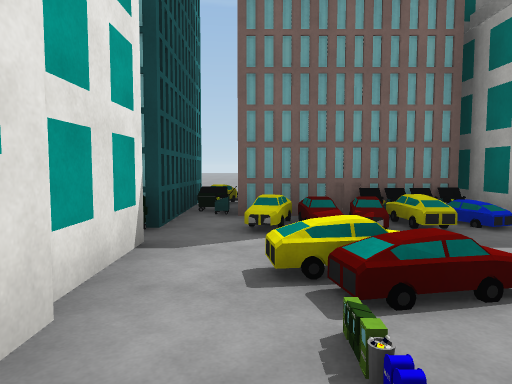
View 1 (above)

24 first-person views from a walk through a scene from a Unity 3-D project. The camera is 1.4 m above the floor, tilts 4° down and sees 70° across. The floor is counted in squares, 2 m on a side. Each view is taken from the middle of a square. On the plan, view 1 faces up. The plan holds only what a view shows up to about 11 squares ahead; the rest is blank. The place goes on beyond the plan. Some surface patterns are stand-ins.

View 2
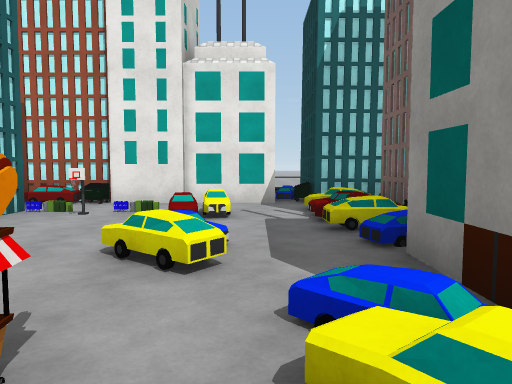

View 3
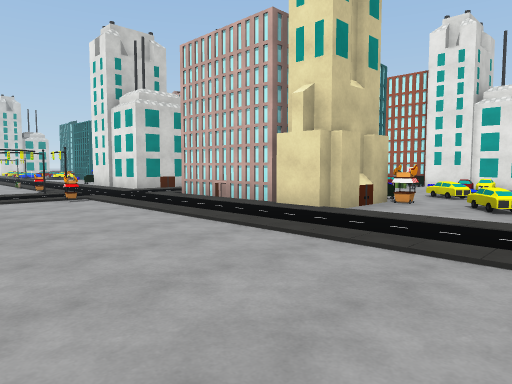

View 4
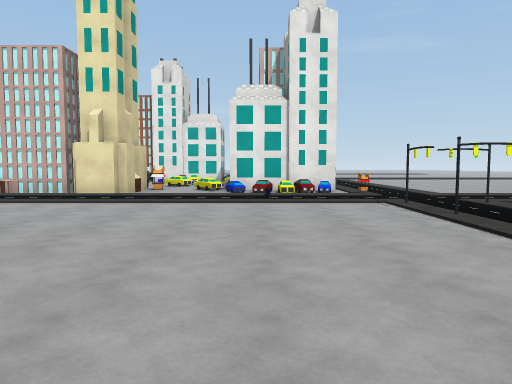

View 5
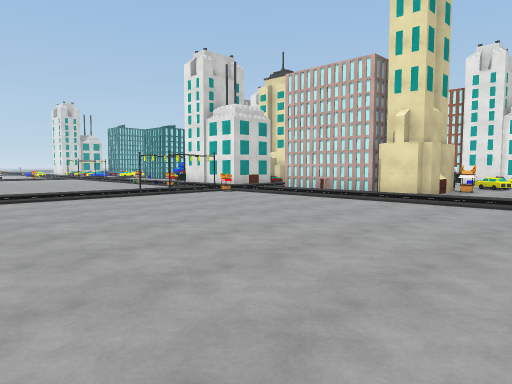

View 6
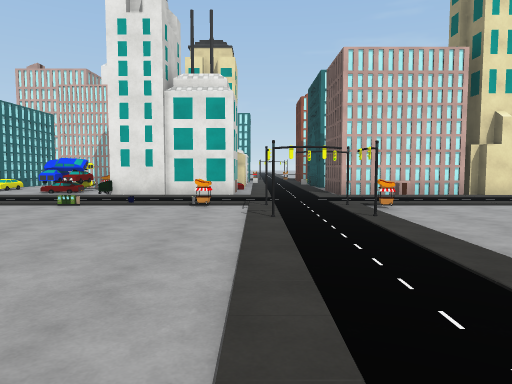

View 7
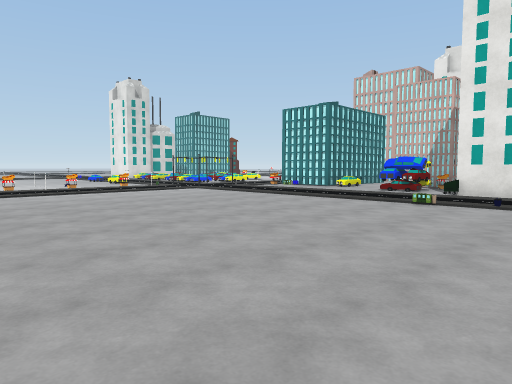

View 8
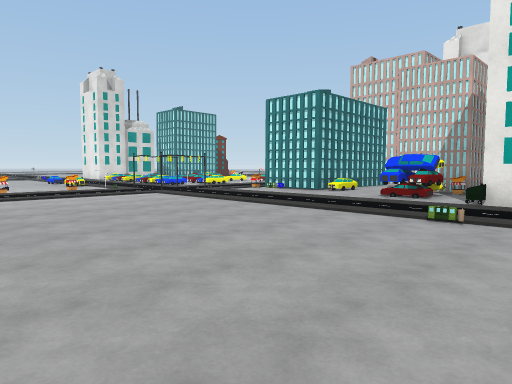

View 9
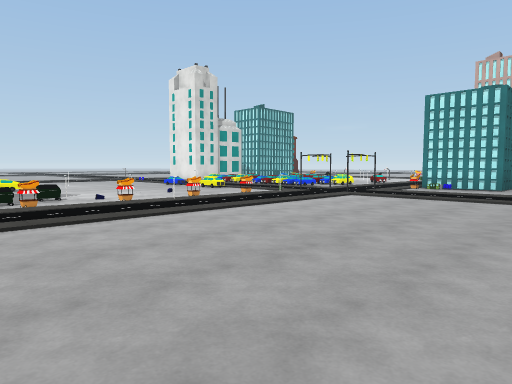

View 10
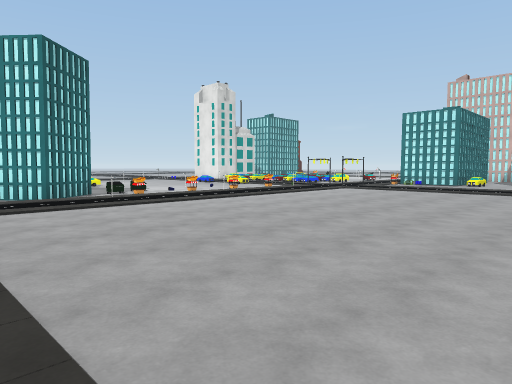

View 11
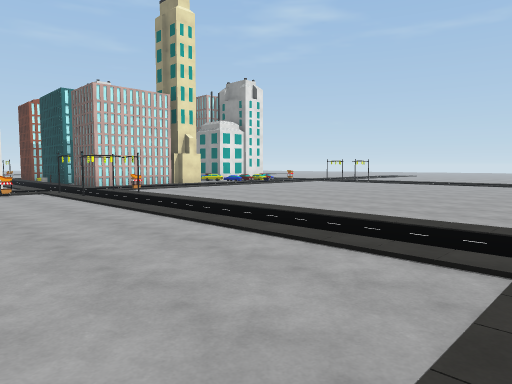

View 12
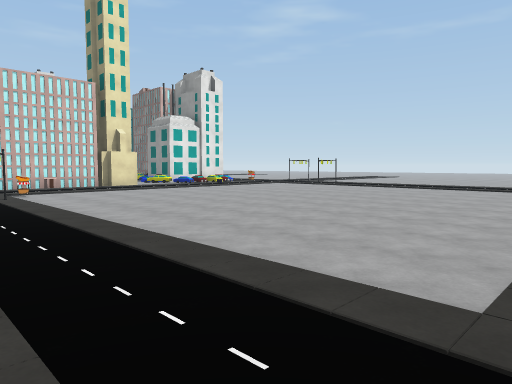

View 13
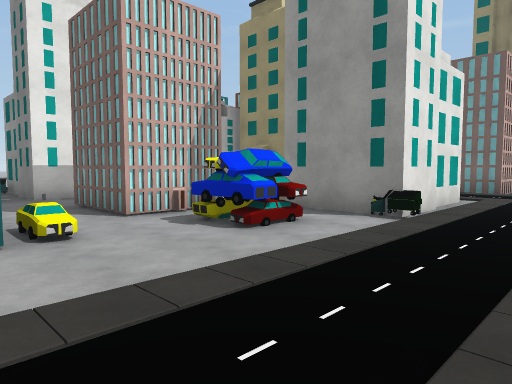

View 14
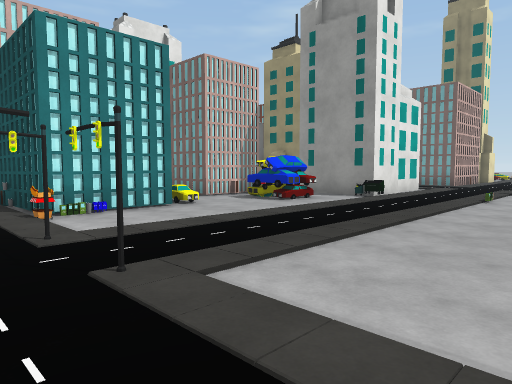

View 15
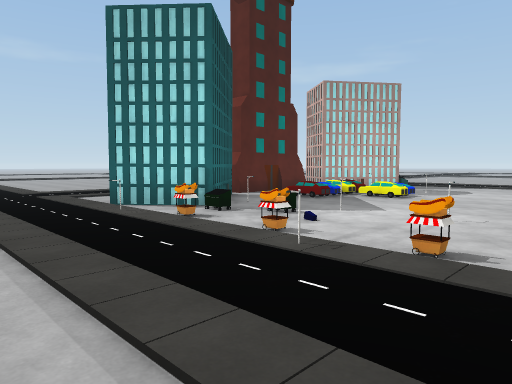

View 16
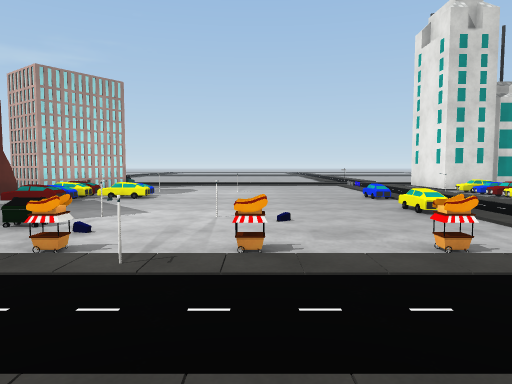

View 17
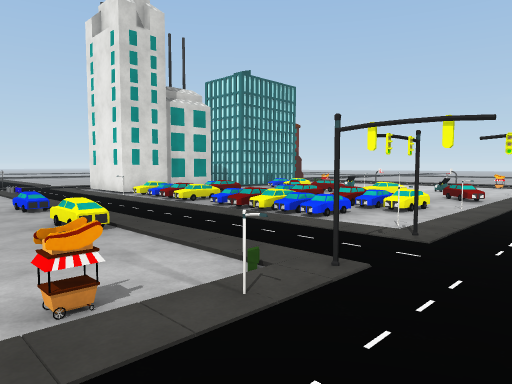

View 18
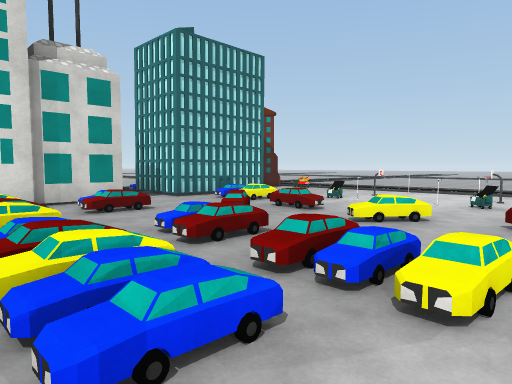

View 19
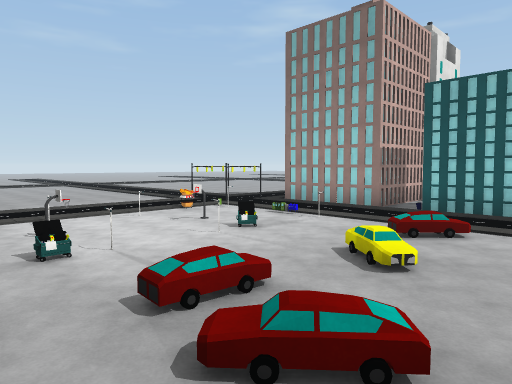

View 20
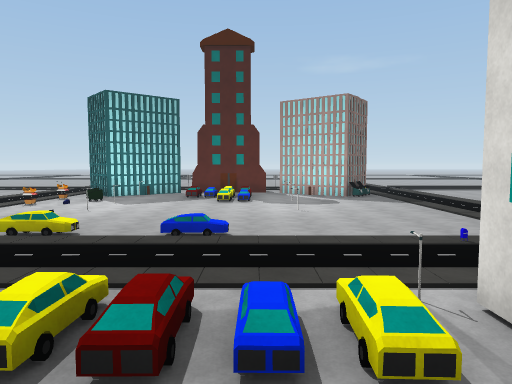

View 21
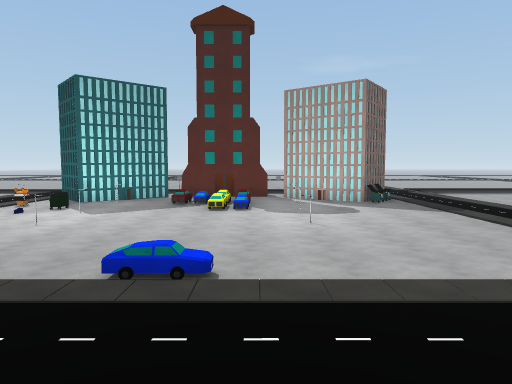

View 22
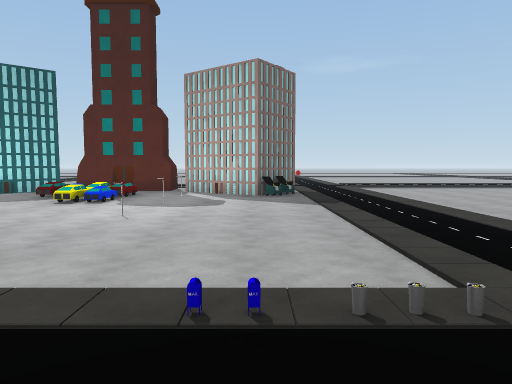

View 23
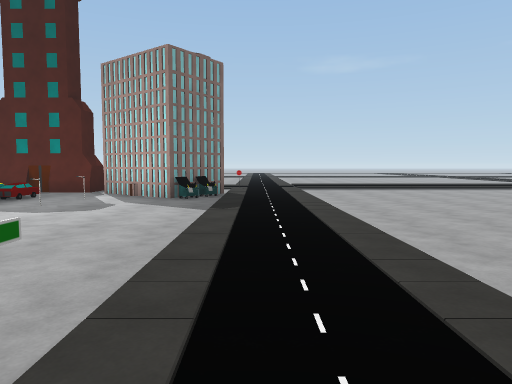

View 24
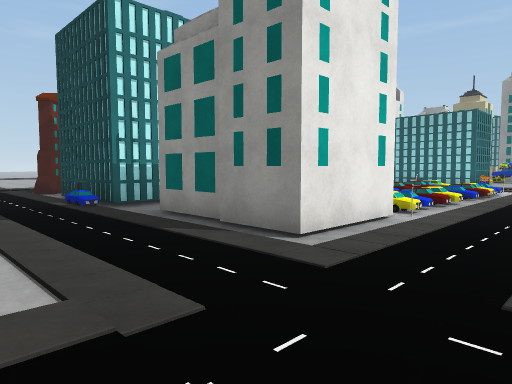

### Floor plan
Key: @ floor where view 1 was taken; # wall or solid block; x gap in a wall; . floor; / step, stairs or slope; = window, fence, low wall or low ledge; B building; U dumpster; C car; O other object.
Columns run from 9 left of view 1 to 20 right of it. Each row starts with its distance up from view 1.
 11               ....
 10               .....
  9               ....#
  8               ..=.###.
  7         #B    #=........ ...
  6         #   # B=............
  5        ##U#####=............
  4        #U/#=..#/............
  3        ##...../..............
  2         #././.#/.............
  1         #..... ##............
  0         U@..   #.............
 -1         /.      .............
 -2                 B.............
 -3               ....=x..........
 -4               ................
 -5               ....##..........
 -6               B#..=...........
 -7                 ..............
 -8                 ..............
 -9               .UU.............
-10            B##CC..............
-11          ..##.#C..............
-12       O.......................
-13          ....//..............
-14       B  .    #..............
-15       ###.B####..............
-16       ....../...###..........
-17      #../..//...###O..O..O....
-18      #O./O./.O#O.//=.=.==.B...
-19   ...=....././=/........UU##
-20   ....O#UO./.=/=......OO.OB#
-21 .............//=/./........##
-22 ......O..O.////..........//B#
-23      ...U../=..=..=...../=/.B
-24       ... /..///........///BB
-25           =....=O....O..OO.##
-26         ####.#B#..........B##
-27       B # ##.  #..........##
-28       B.#B##......#......UU#
-29       .......................
-30           ...................
-31                ./ /..........
-32                      ........
-33                       .......
-34                         .....
-35                          ....
-36                            ..

Positions as (right, up) in squares from view 1, and headings:
1: (0, 0), facing up
2: (6, 3), facing left
3: (12, 5), facing down-left
4: (16, 5), facing left
5: (16, 5), facing down-left
6: (16, -5), facing left
7: (16, -6), facing down-left
8: (14, -7), facing down-left
9: (17, -11), facing down-left
10: (20, -9), facing down-left
11: (20, -8), facing up-left
12: (20, -5), facing up-left
13: (9, -14), facing up-left
14: (11, -17), facing up-left
15: (11, -15), facing down-right
16: (12, -15), facing down
17: (11, -16), facing down-left
18: (7, -18), facing down-left
19: (4, -24), facing up-left
20: (4, -24), facing right
21: (6, -24), facing right
22: (7, -27), facing right
23: (8, -29), facing right
24: (9, -31), facing up-left
